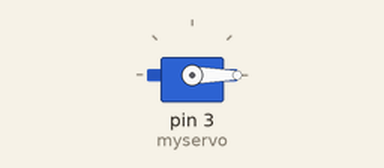
This sketch was run on a simulated Arduino Uno, built with avr-gcc and run on an emulated ATmega328P. Shown: servo.

Above: at 0.05 s.
At 2.0 s:
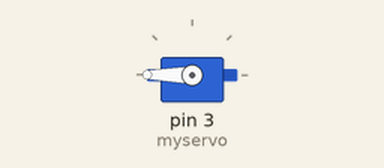
Timing chart, 0 to 6.9 s (numbered marks = the images above):
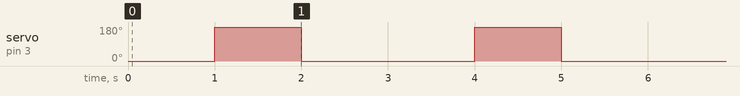

Measured:
- by itself, servo on pin 3 (myservo): alternates 180° for 1.0 s and 0° for 2.0 s

The sketch:

SG90.ino
```cpp
#include <Servo.h>   //載入函式庫，這是內建的，不用安裝

Servo myservo;  // 建立SERVO物件


void setup() {
  myservo.attach(3);  // 設定要將伺服馬達接到哪一個PIN腳
}

void loop() {
  myservo.write(0);  //旋轉到0度，就是一般所說的歸零
  delay(1000);
  myservo.write(180); //旋轉到180度
  delay(1000);
  myservo.write(0);
  delay(1000);
}
```
